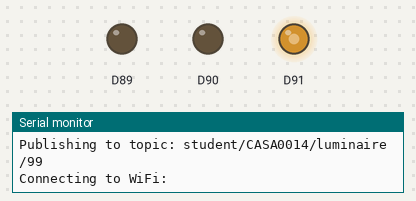
A sketch run on a simulated Arduino MKR. Shown: output pins drawn as LEDs (lit = HIGH), the last lines printed to the serial monitor. WiFi joins after 1.5 s; servers stay silent unless stated; random numbers use the default seed unless the sketch sets one; no MQTT or app messages arrive unless stated; not simulated (calls return 0 or success): arduino_secrets.h.

Above: at 0.1 s.
At 2.1 s:
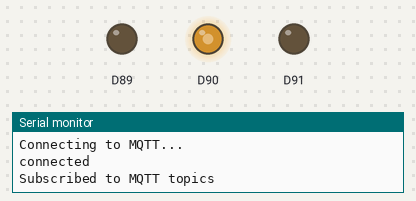
Timing chart, 0 to 3.6 s (numbered marks = the images above):
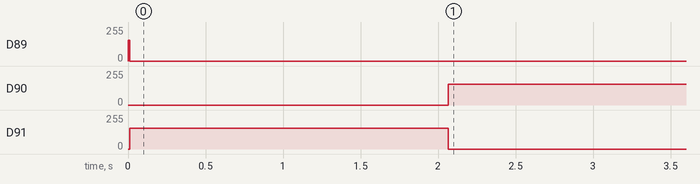

Measured:
- by itself, D90: 0/255 → 155/255 at 2.1 s
- by itself, D91: 155/255 → 0/255 at 2.1 s

The sketch:

mkr1010_mqtt_simple_random.ino
```cpp
// Duncan Wilson Sept 2026 - Random Colours MQTT Messenger to Vespera
// Works with Arduino MKR1010
//
// This sketch demonstrates manipulating individual LEDs in the 216-byte buffer
// by assigning randomized RGB values to each of the 72 LEDs.

#include <SPI.h>
#include <WiFiNINA.h>
#include <PubSubClient.h>
#include "arduino_secrets.h"
#include <utility/wifi_drv.h> // Library to drive the onboard RGB LED on the MKR1010

/*
**** please enter your sensitive data in the Secret tab/arduino_secrets.h
**** using format below
#define SECRET_SSID "ssid name"
#define SECRET_PASS "ssid password"
#define SECRET_MQTTUSER "user name - eg student"
#define SECRET_MQTTPASS "password";
*/
const char* ssid          = SECRET_SSID;
const char* password      = SECRET_PASS;
const char* ssid1         = SECRET_SSID1;
const char* password1     = SECRET_PASS1;
const char* mqtt_username = SECRET_MQTTUSER;
const char* mqtt_password = SECRET_MQTTPASS;
const char* mqtt_server   = "mqtt.cetools.org";
const int mqtt_port       = 1884;

// Create WiFi and MQTT client objects
WiFiClient wifiClient;
PubSubClient mqttClient(wifiClient);

// Update lightId with your allocated student number (10–40)
String lightId = "99";

// MQTT topic to publish color data to: "student/CASA0014/luminaire/<lightId>"
String mqtt_topic = "student/CASA0014/luminaire/" + lightId;
String clientId = ""; // Unique client ID based on MAC address

// NeoPixel Configuration (72 LEDs * 3 bytes for RGB = 216 bytes)
const int num_leds = 72;
const int payload_size = num_leds * 3; // x3 for RGB

// Create the byte array to send in MQTT payload
byte RGBpayload[payload_size];

void setup() {
  Serial.begin(115200);
  Serial.println(F("Starting Vespera Random Colors Sender..."));

  // Status LEDs on MKR1010 NINA module
  WiFiDrv::pinMode(25, OUTPUT); // R
  WiFiDrv::pinMode(26, OUTPUT); // G
  WiFiDrv::pinMode(27, OUTPUT); // B
  LedRed();

  // Generate a unique client ID using the device's MAC address
  byte mac[6];
  WiFi.macAddress(mac);
  char macStr[18];
  snprintf(macStr, sizeof(macStr), "%02X%02X%02X%02X%02X%02X", mac[5], mac[4], mac[3], mac[2], mac[1], mac[0]);
  clientId = "MKR1010_Random_" + String(macStr);

  Serial.print(F("Device Client ID: "));
  Serial.println(clientId);
  Serial.print(F("Target Light ID: "));
  Serial.println(lightId);
  Serial.print(F("Publishing to topic: "));
  Serial.println(mqtt_topic);

  // Connect to WiFi
  startWifi();

  // Connect to MQTT broker
  mqttClient.setServer(mqtt_server, mqtt_port);
  mqttClient.setBufferSize(2048);
  mqttClient.setKeepAlive(30);

  Serial.println(F("Setup complete - sending random sparkles!"));
}

void loop() {
  // Check Wi-Fi and MQTT connections
  if (WiFi.status() != WL_CONNECTED) {
    startWifi();
  }
  if (!mqttClient.connected()) {
    reconnectMQTT();
  }
  mqttClient.loop();

  // Generate and send a new random frame to all 72 LEDs
  send_all_random();
  delay(100); // 10 frames per second
}

// Assigns a random RGB color to every LED and publishes the frame over MQTT
void send_all_random() {
  if (mqttClient.connected()) {
    for (int pixel = 0; pixel < num_leds; pixel++) {
      RGBpayload[pixel * 3 + 0] = (byte)random(50, 256); // Red
      RGBpayload[pixel * 3 + 1] = (byte)random(50, 256); // Green
      RGBpayload[pixel * 3 + 2] = (byte)random(50, 256); // Blue
    }
    mqttClient.publish(mqtt_topic.c_str(), RGBpayload, payload_size);
  } else {
    Serial.println(F("MQTT client not connected, cannot publish."));
  }
}
```

RGBLED.ino
```cpp
void toggleRGB() {
  // Red
  WiFiDrv::analogWrite(25, 255);
  WiFiDrv::analogWrite(26, 0);
  WiFiDrv::analogWrite(27, 0);
  delay(1000);

  // Green
  WiFiDrv::analogWrite(25, 0);
  WiFiDrv::analogWrite(26, 255);
  WiFiDrv::analogWrite(27, 0);
  delay(1000);

  // Blue
  WiFiDrv::analogWrite(25, 0);
  WiFiDrv::analogWrite(26, 0);
  WiFiDrv::analogWrite(27, 255);
  delay(1000);

  // Off
  WiFiDrv::analogWrite(25, 0);
  WiFiDrv::analogWrite(26, 0);
  WiFiDrv::analogWrite(27, 0);
  delay(1000);
}

void LedRed() {
  WiFiDrv::analogWrite(25, 155);
  WiFiDrv::analogWrite(26, 0);
  WiFiDrv::analogWrite(27, 0);
}

void LedGreen() {
  WiFiDrv::analogWrite(25, 0);
  WiFiDrv::analogWrite(26, 155);
  WiFiDrv::analogWrite(27, 0);
}

void LedBlue() {
  WiFiDrv::analogWrite(25, 0);
  WiFiDrv::analogWrite(26, 0);
  WiFiDrv::analogWrite(27, 155);
}
```

connections.ino
```cpp
// Function to handle incoming MQTT messages
void callback(char* topic, byte* payload, unsigned int length) {
  Serial.print("Message received on topic: ");
  Serial.println(topic);
}


// Connect wifi and get mac address for unique clientId and print out some setup info
void startWifi(){
  delay(10);
  LedBlue(); // show Blue LED when looking for wifi
  Serial.print("Connecting to WiFi: ");
  Serial.println(ssid);

  // Check if the WiFi module is present
  if (WiFi.status() == WL_NO_MODULE) {
    Serial.println("Communication with WiFi module failed!");
    // Don't continue if module is not present
    while (true);
  }

  // Attempt to connect to WiFi network
  int status = WL_IDLE_STATUS;
  while (status != WL_CONNECTED) {
    status = WiFi.begin(ssid, password);
    Serial.print(".");
    delay(500);
  }

  Serial.println("\nWiFi connected!");
  Serial.print("IP address: ");
  Serial.println(WiFi.localIP());

  LedGreen(); // all good so show green for go
}


// handle reconnects to MQTT broker
void reconnectMQTT() {
  // Loop until we're reconnected
  LedBlue();
  while (!mqttClient.connected()) {
    Serial.println("Connecting to MQTT...");
    if (mqttClient.connect(clientId.c_str(), mqtt_username, mqtt_password)) {
      Serial.println("connected");
      // Subscribe to the topic you want to listen to
      mqttClient.subscribe(mqtt_topic.c_str());
      Serial.println("Subscribed to MQTT topics");
    } else {
      Serial.print("failed, rc=");
      Serial.print(mqttClient.state());
      Serial.println(" try again in 5 seconds");
      delay(5000);
    }
  }
  LedGreen();
}
```
